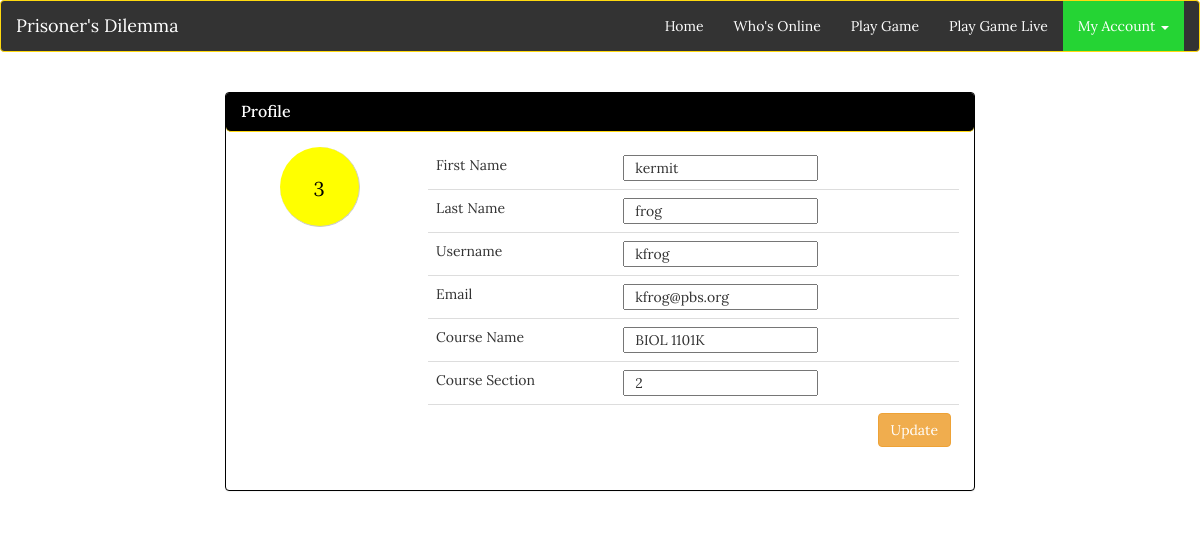
Page /edit_profile.php (signed in) on the committed database.
### tables this page shows
CREATE TABLE IF NOT EXISTS `teamcode` (
  `users_id` int(3) NOT NULL,
  `tag` varchar(12) NOT NULL,
  `user_group` varchar(13) NOT NULL,
  `random_group` int(3) DEFAULT '0',
  `fixed_group` int(2) NOT NULL
);

CREATE TABLE IF NOT EXISTS `users` (
  `id` int(11) NOT NULL,
  `usernames` varchar(255) NOT NULL,
  `first_name` varchar(255) NOT NULL,
  `last_name` varchar(255) NOT NULL,
  `email` varchar(255) NOT NULL,
  `confirmed_email` varchar(255) NOT NULL,
  `pw` varchar(255) NOT NULL,
  `confirmed_pw` varchar(255) NOT NULL,
  `course` varchar(12) DEFAULT NULL,
  `section` int(2) DEFAULT NULL,
  `online_status` int(1) NOT NULL DEFAULT '0',
  `score` int(3) DEFAULT '0',
  `busy` tinyint(1) NOT NULL,
  `time` timestamp NOT NULL DEFAULT CURRENT_TIMESTAMP,
  `rank` smallint(2) NOT NULL
);

### session.php (called while the page is built, shortened)
<?php
	include('connection.php');
	$user_check=$_SESSION['login_user'];
	$result = $dbc->query("SELECT * from users where usernames='$user_check'");
	$row = $result->fetch_assoc();
	$login_id=$row['id'];
	$login_session =$row['first_name'];
	$login_lname=$row['last_name'];
	$login_uname=$row['usernames'];
	$login_session_email=$row['email'];
	$course=$row['course'];
	$section=$row['section'];
	$result2 = $dbc->query("SELECT * from teamcode where users_id='$login_id'");
	$row2 = $result2->fetch_assoc();
	$login_teamcolor = $row2['user_group'];
	$login_teamcolor_num = $row2['users_id'];
?>

### edit_profile.php (the view, shortened to what this page needs)
<?php
	include('session.php');
?>
<!doctype html>
<html>
<head>
	<link rel="stylesheet" href="https://maxcdn.bootstrapcdn.com/bootstrap/3.3.5/css/bootstrap.min.css">
	<link href="css/stylesheet.css" rel="stylesheet">
	<link href="css/custom.css" rel="stylesheet">
</head>
<body>
	<header class="navbar navbar-default">
		<div class="container-fluid">
			<div class="navbar-header">
				<a class="navbar-brand" href="index.php">Prisoner's Dilemma</a>
			</div>
			<div class="collapse navbar-collapse" id="collapse">
				<ul class="nav navbar-nav navbar-right">
					<li><a href="index.php">Home</a></li>
					<?php
						if($_SESSION['admin_course'] == 'admin')
						{
					?>
						<li><a href="editgame.php">Edit Game</a></li>
						<li><a href="administration.php">Check Scores</a></li>
					<?php
						}
						else
						{
					?>
						<li><a href="useronline.php">Who's Online</a></li>
						<li><a href="playgame.php">Play Game</a></li>
						<li><a href="playgame_live.php">Play Game Live</a></li>
					<?php
						}
					?>
					<li class="dropdown active">
						<a href="#" class="dropdown-toggle" data-toggle="dropdown" role="button" aria-haspopup="true" aria-expanded="false">My Account <span class="caret"></span></a>
					</li>
				</ul>
			</div>
		</div>
	</header>
	<div class="container">
		<div class="row">
			<div class="col-xs-12 col-sm-12 col-md-8 col-lg-8 col-xs-offset-0 col-sm-offset-0 col-md-offset-2 col-lg-offset-2 top-margin" >
				<div class="panel panel-info">
					<div class="panel-heading">
						<h3 class="panel-title">Profile</h3>
					</div>
					<div class="panel-body">
						<div class="row">
							<div class="col-sm-3 col-md-3 col-lg-3" align="center">
								<div class="outerContainer" style='background-color:<?php echo $login_teamcolor ?>'>
									<div class="innerContainer" style='color:black;'><br><?php echo $login_teamcolor_num; ?>
									</div>
								</div>
							</div>
							<div class="col-sm-9 col-md-9 col-lg-9 ">
								<table class="table table-user-information">
									<form method="post" action="<?php  echo htmlspecialchars($_SERVER["PHP_SELF"]); ?>">
										<tr>
											<td>First Name</td>
											<td><input type="text" name ="fname" value="<?php echo $login_session ?>" /></td>
										</tr>
											<tr>
											<td>Last Name</td>
											<td><input type="text" name ="lname" value="<?php echo $login_lname; ?>" /></td>
										</tr>
										<tr>
											<td>Username</td>
											<td><input type="text" name ="Username" value="<?php echo $login_uname; ?>" /></td>
										</tr>
										<tr>
											<td>Email</td>
											<td><input type="text" name ="Email" value="<?php echo $login_session_email; ?>" /></td>
										</tr>
										<tr>
											<td>Course Name</td>
											<td><input type="text" name ="CourseName" readonly value="<?php echo $course; ?>" /></td>
										</tr>
										<tr>
											<td>Course Section</td>
											<td><input type="text" name ="Section" readonly value="<?php echo $section; ?>" /></td>
										</tr>
										<tr>
											<td> </td>
											<td>
												<input type="submit" name="submit" value="Update" class="btn btn-default dropdown-toggle btn-warning" style="float:right" id="editbtn" />
											</td>
										</tr>
									</form>
								</table>
							</div>
						</div>
					</div>
				</div>
			</div>
		</div>
	</div>
</body>
</html>

### css/stylesheet.css (style rules this page uses)
body { font-family: 'Lora', serif; }
.navbar-default { background-color: #DAFFD8; border-color: #e7e7e7; }
.navbar-default .navbar-nav>.active>a, .navbar-default .navbar-nav>.active>a:focus, .navbar-default .navbar-nav>.active>a:hover { color: #FFF; background-color: #25D434; }
.table-user-information > tbody > tr { border-top: 1px solid rgb(221, 221, 221); }
.table-user-information > tbody > tr:first-child { border-top: 0; }
.table-user-information > tbody > tr > td { border-top: 0; }
.top-margin { margin-top:20px; }
.panel-title { color:white; }
.panel-info>.panel-heading { background-color:black; border-color:#ffd90f; }
.panel-info { border-color:black; }
div { border-radius: 5px; }
input { padding-left:10px; }

### css/custom.css (style rules this page uses)
.navbar-default .navbar-brand { color:#fff; }
.navbar-default .navbar-nav>li>a { color:#fff; }
.navbar-default .navbar-collapse, .navbar-default .navbar-form { color:#fff; }
.navbar-default { background-color: #333; border-color: #ffd90f; }
.btn-default { color: white; }
.outerContainer { height: 80px; overflow: hidden; width: 80px; border-radius: 50%; border-bottom: 1px solid #CCCCCC; border-right: 1px solid #CCCCCC; }
.innerContainer { width: 100%; font-size: 20px; color: white; }

### rows in the picture
teamcode: users_id "3"
users: fname "kermit", lname "frog", Username "kfrog", Email "kfrog@pbs.org", CourseName "BIOL 1101K", Section "2"
